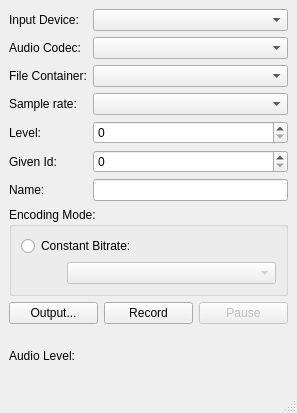
<?xml version="1.0" encoding="UTF-8"?>
<ui version="4.0">
 <class>AudioRecorder</class>
 <widget class="QMainWindow" name="AudioRecorder">
  <property name="geometry">
   <rect>
    <x>0</x>
    <y>0</y>
    <width>297</width>
    <height>413</height>
   </rect>
  </property>
  <property name="windowTitle">
   <string>MainWindow</string>
  </property>
  <widget class="QWidget" name="centralwidget">
   <layout class="QGridLayout" name="gridLayout_3">
    <item row="0" column="0" colspan="3">
     <layout class="QGridLayout" name="gridLayout_2">
      <item row="0" column="0">
       <widget class="QLabel" name="label">
        <property name="text">
         <string>Input Device:</string>
        </property>
       </widget>
      </item>
      <item row="2" column="0">
       <widget class="QLabel" name="label_3">
        <property name="text">
         <string>File Container:</string>
        </property>
       </widget>
      </item>
      <item row="1" column="1">
       <widget class="QComboBox" name="audioCodecBox"/>
      </item>
      <item row="2" column="1">
       <widget class="QComboBox" name="containerBox"/>
      </item>
      <item row="4" column="0">
       <widget class="QLabel" name="label_5">
        <property name="text">
         <string>Level:</string>
        </property>
       </widget>
      </item>
      <item row="5" column="1">
       <widget class="QSpinBox" name="idSPB"/>
      </item>
      <item row="1" column="0">
       <widget class="QLabel" name="label_2">
        <property name="text">
         <string>Audio Codec:</string>
        </property>
       </widget>
      </item>
      <item row="3" column="1">
       <widget class="QComboBox" name="sampleRateBox"/>
      </item>
      <item row="3" column="0">
       <widget class="QLabel" name="label_4">
        <property name="text">
         <string>Sample rate:</string>
        </property>
       </widget>
      </item>
      <item row="4" column="1">
       <widget class="QSpinBox" name="levelSPB"/>
      </item>
      <item row="5" column="0">
       <widget class="QLabel" name="label_6">
        <property name="text">
         <string>Given Id:</string>
        </property>
       </widget>
      </item>
      <item row="0" column="1">
       <widget class="QComboBox" name="audioDeviceBox"/>
      </item>
      <item row="6" column="0">
       <widget class="QLabel" name="label_7">
        <property name="text">
         <string>Name:</string>
        </property>
       </widget>
      </item>
      <item row="6" column="1">
       <widget class="QLineEdit" name="nameLE"/>
      </item>
     </layout>
    </item>
    <item row="1" column="0" colspan="3">
     <widget class="QGroupBox" name="groupBox">
      <property name="title">
       <string>Encoding Mode:</string>
      </property>
      <layout class="QGridLayout" name="gridLayout">
       <item row="1" column="0">
        <spacer name="horizontalSpacer">
         <property name="orientation">
          <enum>Qt::Horizontal</enum>
         </property>
         <property name="sizeType">
          <enum>QSizePolicy::Fixed</enum>
         </property>
         <property name="sizeHint" stdset="0">
          <size>
           <width>40</width>
           <height>20</height>
          </size>
         </property>
        </spacer>
       </item>
       <item row="1" column="1">
        <widget class="QComboBox" name="bitrateBox">
         <property name="enabled">
          <bool>false</bool>
         </property>
        </widget>
       </item>
       <item row="0" column="0" colspan="2">
        <widget class="QRadioButton" name="constantBitrateRadioButton">
         <property name="text">
          <string>Constant Bitrate:</string>
         </property>
        </widget>
       </item>
      </layout>
     </widget>
    </item>
    <item row="2" column="0">
     <widget class="QPushButton" name="outputButton">
      <property name="text">
       <string>Output...</string>
      </property>
     </widget>
    </item>
    <item row="2" column="1">
     <widget class="QPushButton" name="recordButton">
      <property name="text">
       <string>Record</string>
      </property>
     </widget>
    </item>
    <item row="2" column="2">
     <widget class="QPushButton" name="pauseButton">
      <property name="enabled">
       <bool>false</bool>
      </property>
      <property name="text">
       <string>Pause</string>
      </property>
     </widget>
    </item>
    <item row="3" column="0">
     <widget class="QLabel" name="levelLabel">
      <property name="sizePolicy">
       <sizepolicy hsizetype="Minimum" vsizetype="MinimumExpanding">
        <horstretch>0</horstretch>
        <verstretch>0</verstretch>
       </sizepolicy>
      </property>
      <property name="text">
       <string>Audio Level:</string>
      </property>
     </widget>
    </item>
    <item row="3" column="1" colspan="2">
     <layout class="QVBoxLayout" name="levelsLayout"/>
    </item>
   </layout>
  </widget>
  <widget class="QStatusBar" name="statusbar"/>
 </widget>
 <resources/>
 <connections>
  <connection>
   <sender>constantBitrateRadioButton</sender>
   <signal>toggled(bool)</signal>
   <receiver>bitrateBox</receiver>
   <slot>setEnabled(bool)</slot>
   <hints>
    <hint type="sourcelabel">
     <x>198</x>
     <y>192</y>
    </hint>
    <hint type="destinationlabel">
     <x>262</x>
     <y>223</y>
    </hint>
   </hints>
  </connection>
  <connection>
   <sender>outputButton</sender>
   <signal>clicked()</signal>
   <receiver>AudioRecorder</receiver>
   <slot>setOutputLocation()</slot>
   <hints>
    <hint type="sourcelabel">
     <x>57</x>
     <y>269</y>
    </hint>
    <hint type="destinationlabel">
     <x>6</x>
     <y>302</y>
    </hint>
   </hints>
  </connection>
  <connection>
   <sender>recordButton</sender>
   <signal>clicked()</signal>
   <receiver>AudioRecorder</receiver>
   <slot>toggleRecord()</slot>
   <hints>
    <hint type="sourcelabel">
     <x>191</x>
     <y>269</y>
    </hint>
    <hint type="destinationlabel">
     <x>113</x>
     <y>317</y>
    </hint>
   </hints>
  </connection>
  <connection>
   <sender>pauseButton</sender>
   <signal>clicked()</signal>
   <receiver>AudioRecorder</receiver>
   <slot>togglePause()</slot>
   <hints>
    <hint type="sourcelabel">
     <x>285</x>
     <y>269</y>
    </hint>
    <hint type="destinationlabel">
     <x>258</x>
     <y>346</y>
    </hint>
   </hints>
  </connection>
 </connections>
 <slots>
  <slot>setOutputLocation()</slot>
  <slot>toggleRecord()</slot>
  <slot>togglePause()</slot>
 </slots>
</ui>
